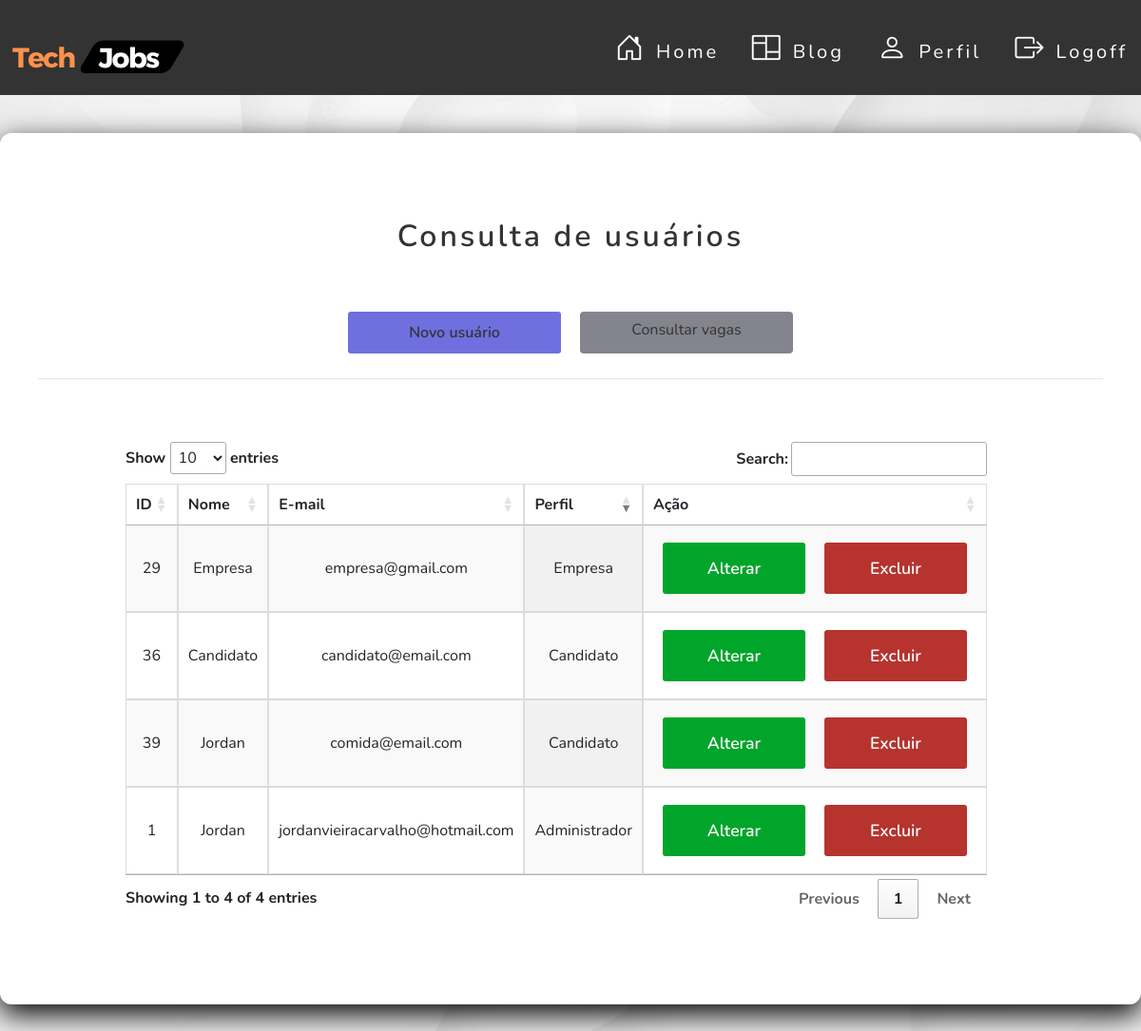
Page /usuarios/administrador/index.php on the earlier database version.
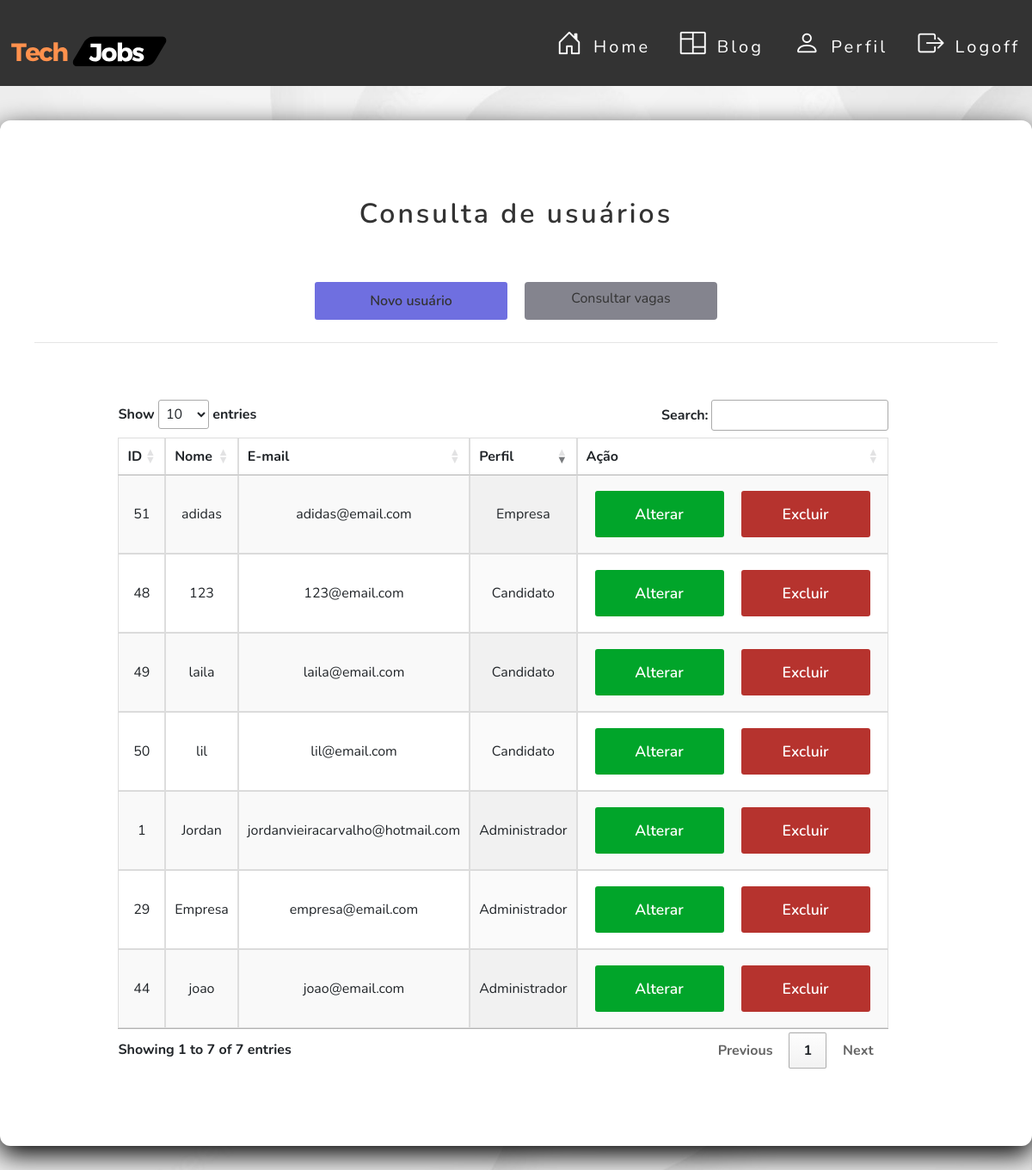
Same page on the later database version.
### tables this page shows
CREATE TABLE `usuario` (
  `id` int NOT NULL,
  `nome` varchar(40) DEFAULT NULL,
  `razao_social` varchar(50) DEFAULT NULL,
  `cpf` varchar(20) DEFAULT NULL,
  `cnpj` varchar(18) DEFAULT NULL,
  `senha` varchar(50) DEFAULT NULL,
  `email` varchar(50) NOT NULL,
  `sexo` varchar(20) DEFAULT NULL,
  `ddi` varchar(6) DEFAULT NULL,
  `ddd` varchar(20) DEFAULT NULL,
  `numero` varchar(17) DEFAULT NULL,
  `cep` varchar(15) DEFAULT NULL,
  `cidade` varchar(30) DEFAULT NULL,
  `logradouro` varchar(10) DEFAULT NULL,
  `bairro` varchar(30) DEFAULT NULL,
  `lote` varchar(10) DEFAULT NULL,
  `rua` varchar(30) DEFAULT NULL,
  `complemento` varchar(20) DEFAULT NULL,
  `perfil_id` int DEFAULT NULL
);

CREATE TABLE `perfil` (
  `id` int NOT NULL,
  `nome` varchar(50) NOT NULL
);

### src/database/conexao.php (called while the page is built)
<?php
class Conexao
{
    public static function getConexao()
    {
        try {
            return new PDO("mysql:host=127.0.0.1;dbname=techjobsdb", "root", "");
        } catch (\PDOException $e) {
            echo 'Error ao conectar com banco de dados. ' . $e->getMessage();
            return null;
        }
    }
}

### src/dao/usuariodao.php (called while the page is built, shortened)
<?php
include_once __DIR__ . '/../database/conexao.php';
class  UsuarioDAO
{
    private $dbh;
    public function __construct()
    {
        $this->dbh = Conexao::getConexao();
    }
    public function getAll()
    {
        $query = "SELECT * FROM usuario";
        $stmt = $this->dbh->query($query);
        $rows = $stmt->fetchAll();
        $this->dbh = null;
        return $rows;
    }
}

### src/dao/perfildao.php (called while the page is built, shortened)
<?php
include_once __DIR__ . '/../database/conexao.php';
class  PerfilDAO
{
    private $dbh;
    public function __construct()
    {
        $this->dbh = Conexao::getConexao();
    }
    public function getById(int $id)
    {
        $query = "SELECT * FROM perfil WHERE id = :id";
        $stmt = $this->dbh->prepare($query);
        $stmt->bindParam(":id", $id);
        $stmt->execute();
        $row = $stmt->fetch(PDO::FETCH_BOTH);
        $this->dbh = null;
        return $row;
    }
}

### usuarios/administrador/index.php (the view, shortened to what this page needs)
<?php
require_once __DIR__ . '/../../src/dao/usuariodao.php';
require_once __DIR__ . '/../../src/dao/perfildao.php';
$dao = new UsuarioDAO();
$usuarios = $dao->getAll();
$quantidadeRegistros = count($usuarios);
?>
<link href="../../assets/css/button.css" rel="stylesheet">
<link href="../../assets/css/style.css" rel="stylesheet">
<link href="../../assets/css/usuario.css" rel="stylesheet">
<link rel="stylesheet"
      href="https://maxcdn.bootstrapcdn.com/bootstrap/4.0.0/css/bootstrap.min.css"
>
<link rel="stylesheet" href="https://cdn.jsdelivr.net/npm/bootstrap-icons@1.11.1/font/bootstrap-icons.css">
<link rel="stylesheet" href="https://cdnjs.cloudflare.com/ajax/libs/font-awesome/4.7.0/css/font-awesome.min.css"
/>
<link href="https://unpkg.com/progressive-image@1.2.0/dist/index.css" rel="stylesheet" type="text/css">
<link href="https://unpkg.com/aos@2.3.1/dist/aos.css" rel="stylesheet">
<link rel="stylesheet" href="https://cdn.jsdelivr.net/npm/bootstrap-icons@1.11.1/font/bootstrap-icons.css">
<link href=" https://cdn.datatables.net/1.13.6/css/jquery.dataTables.min.css" rel="stylesheet" type="text/css"/>
<header class="main-header">
    <nav class="main-header-content">
        <div class="logo">
            <a href="../../view/home.php">
                <img src="../../assets/img/Tech%20(1).svg" alt="" width="200px" height="100px">
            </a>
        </div>
        <nav class="menu">
            <ul>
                <li class="item-menu">
                    <a href="../../view/home.php">
                        <span class="icon"><i class="bi bi-house-door"></i></span>
                        <span class="txt-link">Home</span>
                    </a>
                </li>
                <li class="item-menu">
                    <a href="../../view/blog.php">
                        <span class="icon"><i class="bi bi-columns"></i></span>
                        <span class="txt-link">Blog</span>
                    </a>
                </li>
                <li class="item-menu">
                    <a href="index.php ">
                        <span class="icon"><i class="bi bi-person"></i></span>
                        <span class="txt-link">Perfil</span>
                    </a>
                </li>
                <li class="item-menu">
                    <a href="../../auth/logoff.php">
                        <span class="icon"><i class="bi bi-box-arrow-right"></i></span>
                        <span class="txt-link">Logoff</span>
                    </a>
                </li>
            </ul>
        </nav>
    </nav>
</header>
<main class="main-information">
    <div class="card-information">
        <header class="card-information-header">
            <h2>Consulta de usuários</h2>
        </header>
        <section class="section__btn">
            <a class="btn-blue" href="create.php">Novo usuário</a>
            <a class="btn" href="../../vaga/index.php">Consultar vagas</a>
        </section>
        <hr>
        <div class="container">
            <div class="row text ">
                <div class="col-md-12">
                    <div class="card-body font-weight-bold card-information-main">
                        <div class="card-information-box">
                            <section>
                                <table id="example" class="display" style="width:100%">
                                    <thead>
                                    <tr>
                                        <th>ID</th>
                                        <th>Nome</th>
                                        <th>E-mail</th>
                                        <th>Perfil</th>
                                        <th>Ação</th>
                                    </tr>
                                    </thead>
                                    <tbody>
                                    <?php if ($quantidadeRegistros == "0") : ?>
                                        <tr>
                                            <td colspan="4">Não existem usuários cadastrados.</td>
                                        </tr>
                                    <?php else : ?>
                                        <?php foreach ($usuarios as $usuario):
                                            $id = $usuario['perfil_id'];
                                            $dao1 = new PerfilDAO();
                                            $perfil = $dao1->getById($id);
                                            ?>
                                            <tr>
                                                <td><?php echo $usuario['id']; ?></td>
                                                <td><?= htmlspecialchars($usuario['nome']); ?></td>
                                                <td><?= htmlspecialchars($usuario['email']); ?></td>
                                                <td><?= htmlspecialchars($perfil['nome']); ?></td>
                                                <td class="td__operacao">
                                                    <a class="btnalterar"
                                                       href="edit.php?id=<?= $usuario['id']; ?>">Alterar</a>
                                                    <a class="btnexcluir"
                                                       href="delete.php?id=<?= $usuario['id']; ?>"
                                                       onclick="return confirm('Deseja confirmar a operação?');">Excluir</a>
                                                </td>
                                            </tr>
                                        <?php endforeach; ?>
                                    <?php endif; ?>
                                    </tbody>
                                </table>
                            </section>
                        </div>
                    </div>
                </div>
            </div>
        </div>
    </div>
</main>

### assets/css/button.css (style rules this page uses)
.section__btn { display: flex; justify-content: center; }
.btn { border: none; padding: 10px; margin: 10px; width: 130px; background-color: rgb(132, 132, 142); color: #333333; text-align: center; text-decoration: none; font-weight: 600; border-radius: 3px; flex-basis: 20%; cursor: pointer; transition: 0.6s; }
.btn-blue { border: none; padding: 10px; margin: 10px; width: 130px; background-color: rgb(111, 111, 224); color: #333333; text-align: center; text-decoration: none; font-weight: 600; border-radius: 3px; flex-basis: 20%; cursor: pointer; transition: 0.6s; }
.btnalterar { border: none; width: 150px; padding: 15px 0px; background-color: rgb(1, 165, 42); color: #fff; text-align: center; text-decoration: none; font-size: 1.1rem; font-weight: 600; border-radius: 3px; display: inline-block; margin: 10px; transition: 0.4s; }
.btnexcluir { border: none; width: 150px; padding: 15px 0px; background-color: rgb(182, 51, 46); color: #fff; text-align: center; text-decoration: none; font-size: 1.1rem; font-weight: 600; border-radius: 3px; display: inline-block; margin: 10px; transition: 0.4s; }

### assets/css/style.css (style rules this page uses)
* { margin: 0; padding: 0; box-sizing: border-box; font-family: Nunito, Arial, Helvetica, sans-serif; }
.main-header { width: 100%; background: #333333; padding: 10px 0; height: 100px; }
.main-header .main-header-content { display: flex; max-width: 1800px; margin: 0 auto; justify-content: space-between; height: 100%; }
.main-header .main-header-content .logo { flex-basis: 25%; border: none !important; }
.main-header .main-header-content .logo a { text-decoration: none; font-size: 1.5rem; letter-spacing: 3px; color: coral; padding: 5px; transition: .5s; }
nav.menu { transition: .2s; }
.menu ul { list-style-type: none; display: flex; }
.menu ul li.item-menu a { color: #ffffff; text-decoration: none; transition: .5s; font-size: 20px; padding: 25px 4%; display: flex; margin-bottom: 20px; line-height: 40px; cursor: pointer; letter-spacing: 3px; }
.menu ul li.item-menu a .txt-link { margin-left: 10px; margin-right: 20px; }
.menu ul li.item-menu a .icon { font-size: 30px; margin-left: 15px; }
a { text-decoration: none }

### assets/css/usuario.css (style rules this page uses)
.text { text-align: center; width: 100%; }
.main-information { max-width: 1300px; margin: 0 auto; }
.card-information { width: 100%; background: #ffffff; border-radius: 12px; box-shadow: 0 10px 30px rgb(0, 0, 0); margin: 40px auto; padding: 40px; }
.card-information-header { margin: 30px; flex-basis: 50%; }
.card-information-header > h2 { color: #333333; font-weight: 600; margin: 0 auto; letter-spacing: 3px; text-align: center; border: none; outline: none; padding: 20px 0; }
.card-information-main { display: flex; flex-wrap: wrap; justify-content: center; }
.card-information-box { display: block; flex-wrap: wrap; flex-basis: 40%; margin: 30px 50px; }
table { font-family: arial, sans-serif; border-collapse: collapse; width: 100%; }
td, th { border: 1px solid #dddddd; text-align: center; padding: 20px; }
tr:nth-child(even) { background-color: #dddddd; }
.td__operacao { display: flex; }

Differences in the rows shown:
removed usuario: id "36", nome "Candidato", email "candidato@email.com", perfil.nome "Candidato"
removed usuario: id "39", nome "Jordan", email "comida@email.com", perfil.nome "Candidato"
changed usuario id 29: email "empresa@gmail.com" → "empresa@email.com"; perfil.nome "Empresa" → "Administrador"
added usuario: id "44", nome "joao", email "joao@email.com", perfil.nome "Administrador"
added usuario: id "48", nome "123", email "123@email.com", perfil.nome "Candidato"
added usuario: id "49", nome "laila", email "laila@email.com", perfil.nome "Candidato"
added usuario: id "50", nome "lil", email "lil@email.com", perfil.nome "Candidato"
added usuario: id "51", nome "adidas", email "adidas@email.com", perfil.nome "Empresa"
Other differences:
text written by a page script: "Show entries Search: Showing 1 to 4 of 4 entries Previous 1 Next" → "Show entries Search: Showing 1 to 7 of 7 entries Previous 1 Next"
